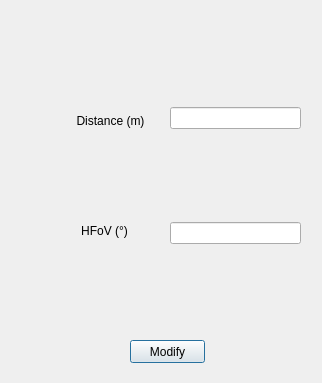
<?xml version="1.0" encoding="UTF-8"?>
<ui version="4.0">
 <class>Dialog</class>
 <widget class="QDialog" name="Dialog">
  <property name="geometry">
   <rect>
    <x>0</x>
    <y>0</y>
    <width>322</width>
    <height>383</height>
   </rect>
  </property>
  <property name="windowTitle">
   <string>Dialog</string>
  </property>
  <widget class="QWidget" name="verticalLayoutWidget_2">
   <property name="geometry">
    <rect>
     <x>170</x>
     <y>20</y>
     <width>131</width>
     <height>311</height>
    </rect>
   </property>
   <layout class="QVBoxLayout" name="verticalLayout_2">
    <item>
     <widget class="QLineEdit" name="lineEdit"/>
    </item>
    <item>
     <widget class="QLineEdit" name="lineEdit_2"/>
    </item>
   </layout>
  </widget>
  <widget class="QLabel" name="label_2">
   <property name="geometry">
    <rect>
     <x>40</x>
     <y>210</y>
     <width>129</width>
     <height>41</height>
    </rect>
   </property>
   <property name="text">
    <string>HFoV (°)</string>
   </property>
   <property name="alignment">
    <set>Qt::AlignCenter</set>
   </property>
  </widget>
  <widget class="QLabel" name="label">
   <property name="geometry">
    <rect>
     <x>40</x>
     <y>90</y>
     <width>141</width>
     <height>61</height>
    </rect>
   </property>
   <property name="text">
    <string>Distance (m)</string>
   </property>
   <property name="alignment">
    <set>Qt::AlignCenter</set>
   </property>
  </widget>
  <widget class="QPushButton" name="pushButton">
   <property name="geometry">
    <rect>
     <x>130</x>
     <y>340</y>
     <width>75</width>
     <height>23</height>
    </rect>
   </property>
   <property name="text">
    <string>Modify</string>
   </property>
  </widget>
 </widget>
 <resources/>
 <connections/>
</ui>
